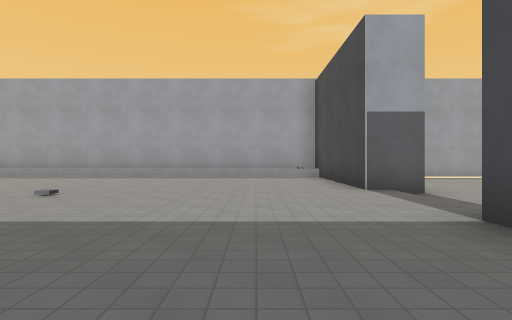
[1] (above)

16 first-person views from a walk through a 3-D level made in the Godot game engine. The camera is 1.2 m above the floor, looks level and sees 80° across. The floor is counted in squares, 2.41 m on a side. Each view is taken from the middle of a square. On the plan, view 1 faces up. The plan holds only what a view shows up to about 9 squares ahead; the rest is blank. Surface patterns are stand-ins for the level's own textures.

[2]
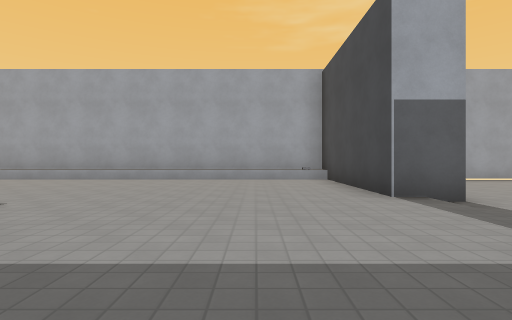

[3]
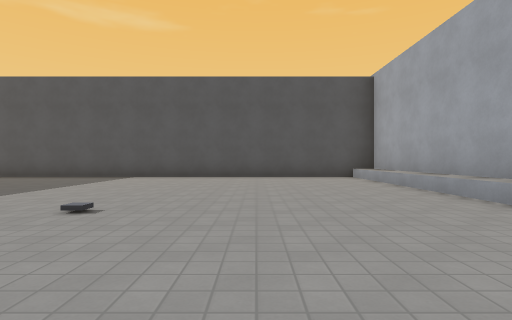

[4]
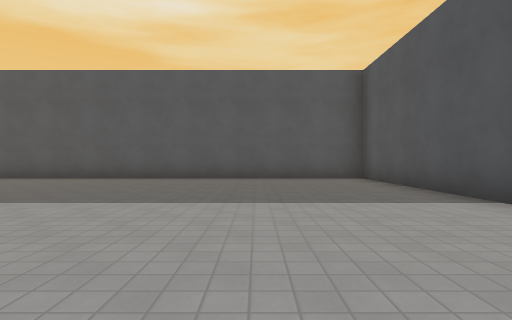

[5]
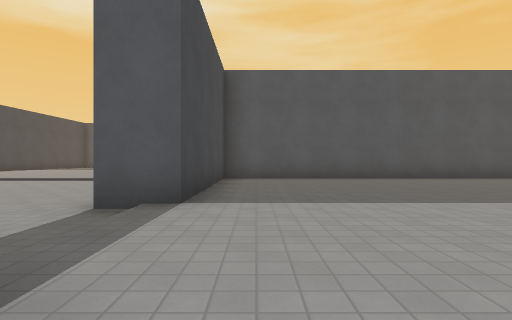

[6]
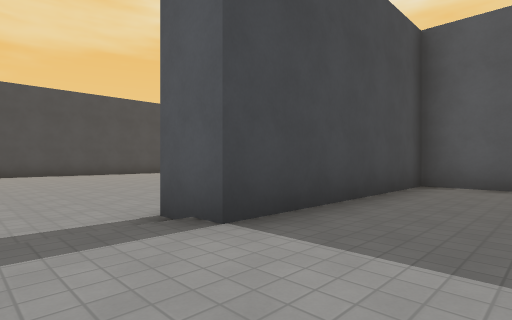

[7]
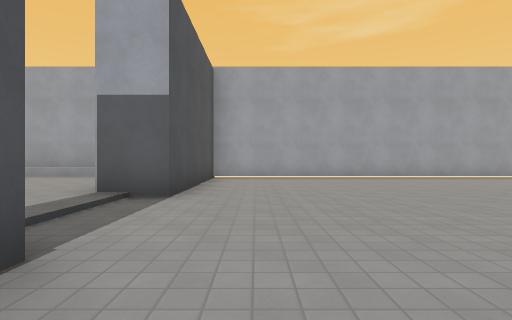

[8]
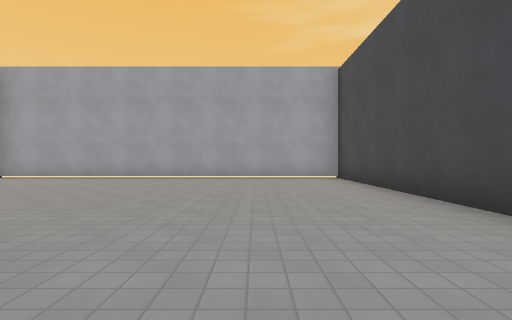

[9]
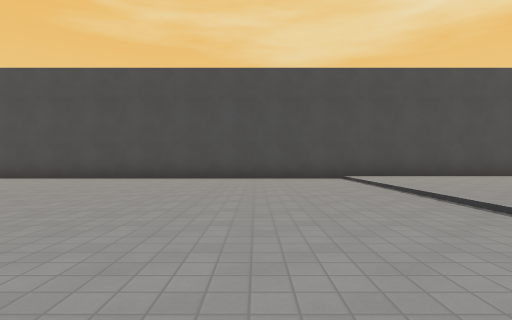

[10]
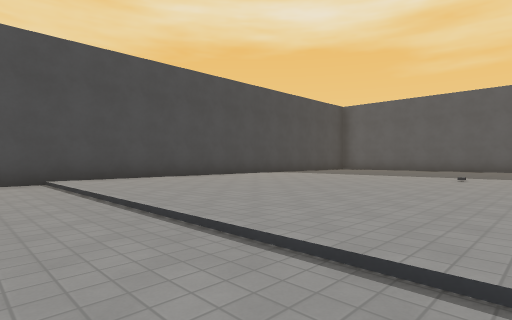

[11]
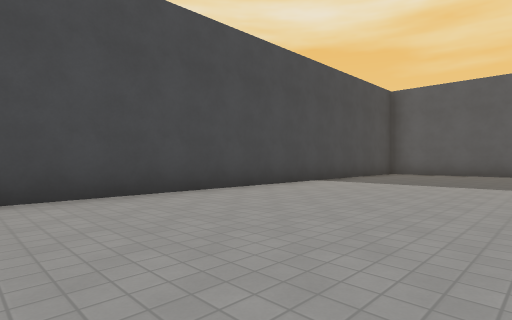

[12]
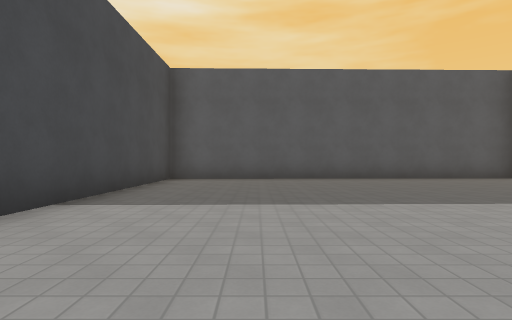

[13]
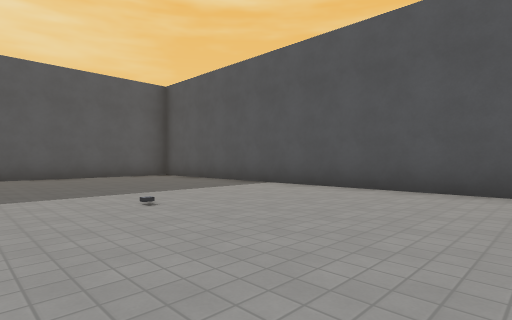

[14]
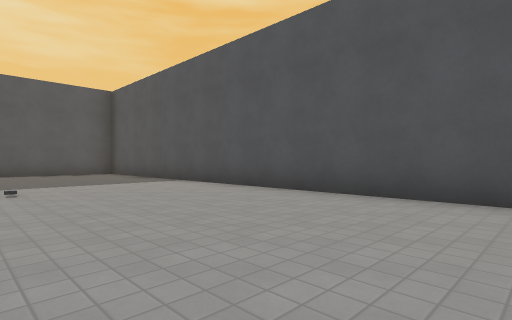

[15]
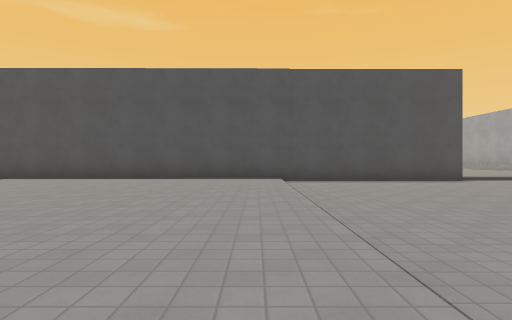

[16]
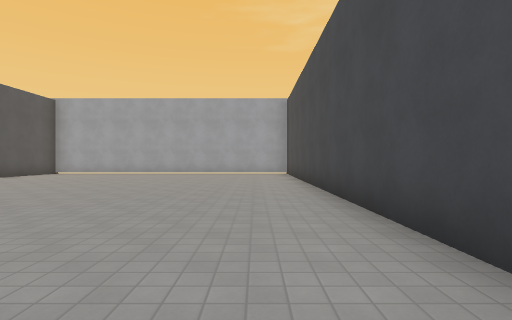

### Floor plan
Points are (right, up) in squares from view 1. A wall is a line through its corners. A room is listed if a view was taken in it or the views show most of it. See-through windows are left out.
Room 1 (views 1, 2, 3, 4, 5, 6)
walls: (2.9, 5.1) (1.9, 5.1) (1.9, 9.4) (-8.9, 9.4) (-8.9, -2.3) (1.9, -2.3) (1.9, 2.5)
low walls: (1.9, 8.8) (-8.9, 8.8)
ways out: opening at (3, 4) to room 2
Room 2 (views 7, 8, 9, 10, 11, 12, 13, 14, 15, 16)
walls: (1.9, 2.5) (2.9, 2.5) (2.9, -12.7); (3, -14.3) (12.3, -14.1) (12.3, 9.4) (2.8, 9.4) (2.9, 5.1)
ways out: opening at (3, 4) to room 1

Where each view was taken, in squares from view 1:
view 1: 0 up, 0 right, facing up
view 2: 1 up, 0 right, facing up
view 3: 6 up, 0 right, facing left
view 4: 6 up, 6 left, facing down
view 5: 6 up, 1 right, facing down
view 6: 4 up, 0 right, facing down-right
view 7: 1 up, 4 right, facing up
view 8: 1 up, 10 right, facing up
view 9: 0 up, 4 right, facing right
view 10: 1 down, 5 right, facing down-right
view 11: 3 down, 8 right, facing down-right
view 12: 6 down, 10 right, facing down
view 13: 5 down, 8 right, facing down-left
view 14: 3 down, 7 right, facing down-left
view 15: 3 down, 11 right, facing left
view 16: 3 down, 11 right, facing up
